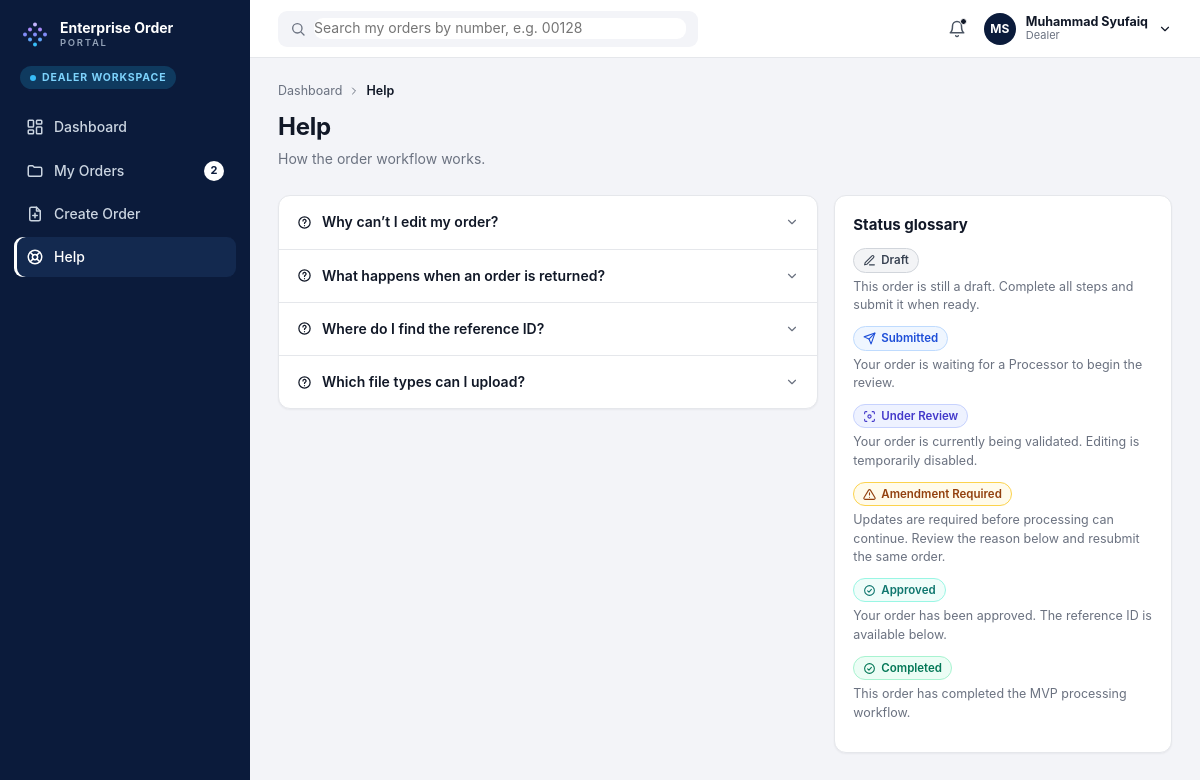
Page /dealer/help (signed in) on the committed database.
### tables this page shows
CREATE TABLE users (
    id      INTEGER PRIMARY KEY AUTOINCREMENT,
    name    TEXT NOT NULL,
    short_name TEXT NOT NULL,          -- how we greet them: 'Syufaiq'
    email   TEXT NOT NULL UNIQUE,
    role    TEXT NOT NULL,            -- 'dealer', 'processor' or 'admin'
    team    TEXT,
    region  TEXT,
    status  TEXT DEFAULT 'Active',
    last_active TEXT
);

### portal/dealer.py (the view)
@bp.route("/help")
@login_required("dealer")
def help():
    return render_template("dealer/help.html", active="help")

### portal/auth.py (called while the page is built)
@bp.before_app_request
def load_logged_in_user():
    user_id = session.get("user_id")
    if user_id is None:
        g.user = None
    else:
        g.user = get_db().execute(
            "SELECT * FROM users WHERE id = ?", (user_id,)
        ).fetchone()

def login_required(*roles):
    def decorator(view):
        @functools.wraps(view)
        def wrapped(**kwargs):
            if g.user is None:
                return redirect(url_for("auth.login"))
            if roles and g.user["role"] not in roles:
                abort(403)  # signed in, but this page is for another role
            return view(**kwargs)
        return wrapped
    return decorator

### portal/db.py (called while the page is built)
def get_db():
    if "db" not in g:
        g.db = sqlite3.connect(current_app.config["DATABASE"])
        g.db.row_factory = sqlite3.Row
    return g.db

### portal/helpers.py (called while the page is built, shortened)
def slug(value):
    return value.lower().replace(" ", "-")

def initials(name):
    parts = name.split()
    return (parts[0][0] + parts[-1][0]).upper() if parts else "?"

def nav_for(user, db):
    role = user["role"]
    if role == "dealer":
        amendments = db.execute(
            "SELECT COUNT(*) FROM orders WHERE dealer_id = ? AND status = 'Amendment Required'",
            (user["id"],)).fetchone()[0]
        return [
            ("dashboard", "Dashboard", "dashboard", url_for("dealer.dashboard"), None),
            ("orders", "My Orders", "folder", url_for("dealer.orders"), amendments or None),
            ("create", "Create Order", "file-plus", url_for("wizard.create"), None),
            ("help", "Help", "help", url_for("dealer.help"), None),
        ]

def init_app(app):
    app.jinja_env.filters.update(
        date=fmt_date, time=fmt_time, dt=fmt_datetime, money=fmt_money,
        mask_id=mask_id, mask_brn=mask_brn, mask_account=mask_account,
        slug=slug, csv=split_csv, initials=initials,
    )
    @app.context_processor
    def inject_globals():
        from .db import get_db
        user = getattr(g, "user", None)
        data = dict(C=C, current_user=user, nav_items=[], workspace_label="")
        if user is not None:
            data["nav_items"] = nav_for(user, get_db())
            data["workspace_label"] = WORKSPACE_LABEL[user["role"]]
        return data

### portal/templates/dealer/help.html (shortened to what this page needs)
{% extends "base.html" %}
{% from "_macros.html" import icon, status_pill %}
{% block content %}
<nav class="breadcrumb">
  <a href="{{ url_for('dealer.dashboard') }}">Dashboard</a> {{ icon('chevron-right', 12) }} <b>Help</b>
</nav>
<div class="page-head">
  <div>
    <h1>Help</h1>
    <p class="muted">How the order workflow works.</p>
  </div>
</div>
<div class="two-col help-grid">
  <section class="card faq">
    <details>
      <summary>{{ icon('help-circle', 15) }} Why can&rsquo;t I edit my order? {{ icon('chevron-down', 14) }}</summary>
    </details>
    <details>
      <summary>{{ icon('help-circle', 15) }} What happens when an order is returned? {{ icon('chevron-down', 14) }}</summary>
    </details>
    <details>
      <summary>{{ icon('help-circle', 15) }} Where do I find the reference ID? {{ icon('chevron-down', 14) }}</summary>
    </details>
    <details>
      <summary>{{ icon('help-circle', 15) }} Which file types can I upload? {{ icon('chevron-down', 14) }}</summary>
    </details>
  </section>
  <aside class="card glossary">
    <h2>Status glossary</h2>
    {% for s in C.STATUSES %}
    <div class="glossary-item">
      {{ status_pill(s) }}
      <p class="muted small">{{ C.WHAT_HAPPENS_NEXT[s] }}</p>
    </div>
    {% endfor %}
  </aside>
</div>
{% endblock %}

### portal/templates/base.html (shortened to what this page needs)
<!doctype html>
{% from "_macros.html" import icon, logo %}
<html lang="en">
<head>
  <link rel="stylesheet" href="{{ url_for('static', filename='css/app.css') }}">
</head>
<body>
{% block body %}
<div class="app">
  <aside class="sidebar">
    <a class="brand" href="{{ url_for('auth.index') }}">
      {{ logo(30) }}
      <span class="brand-text"><b>Enterprise Order</b><small>PORTAL</small></span>
    </a>
    <div class="workspace-badge"><span class="dot"></span>{{ workspace_label }}</div>
    <nav class="nav">
      {% for key, label, icon_name, url, badge in nav_items %}
      <a class="nav-item {% if key == active %}active{% endif %}" href="{{ url }}">
        {{ icon(icon_name, 18) }}<span>{{ label }}</span>
        {% if badge %}<span class="nav-badge">{{ badge }}</span>{% endif %}
      </a>
      {% endfor %}
    </nav>
  </aside>
  <div class="main">
    <header class="topbar">
      {% if current_user.role == 'dealer' %}
      <form class="search" action="{{ url_for('dealer.search') }}" method="get" role="search">
        {{ icon('search', 16) }}
        <input type="search" name="q" placeholder="Search my orders by number, e.g. 00128" aria-label="Search orders">
      </form>
      {% else %}
      <div class="search">
        {{ icon('search', 16) }}
        <input type="search" placeholder="Search orders by number, e.g. 00128" disabled aria-label="Search orders">
      </div>
      {% endif %}
      <div class="topbar-right">
        <span class="bell">{{ icon('bell', 18) }}<i class="bell-dot"></i></span>
        <details class="user-menu">
          <summary>
            <span class="avatar">{{ current_user.name|initials }}</span>
            <span class="user-text"><b>{{ current_user.name }}</b><small>{{ current_user.role|capitalize }}</small></span>
            {{ icon('chevron-down', 14) }}
          </summary>
        </details>
      </div>
    </header>
    <main class="content">
      {% block content %}{% endblock %}
    </main>
  </div>
</div>
{% endblock %}
</body>
</html>

### rows in the picture
users: name|initials "MS", name "Muhammad Syufaiq", role "Dealer"

### other values in the picture
{{ workspace_label }} "DEALER WORKSPACE"
{{ label }} "Dashboard" "My Orders" "Create Order" "Help"
{{ badge }} "2"
{{ status }} "Draft" "Submitted" "Under Review" "Amendment Required" "Approved" "Completed"
{{ C.WHAT_HAPPENS_NEXT[s] }} "This order is still a draft. Complete all steps and submit it when ready." "Your order is waiting for a Processor to begin the review." "Your order is currently being validated. Editing is temporarily disabled." "Updates are required before processing can continue. Review the reason below and resubmit the same order." "Your order has been approved. The reference ID is available below." "This order has completed the MVP processing workflow."
